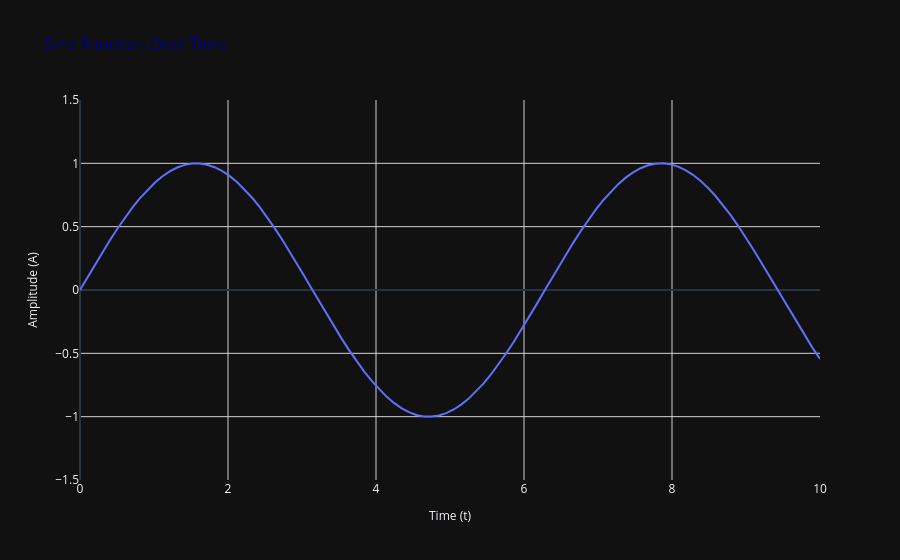

Here is the notebook cell this chart was saved with:
### Markdown cell above
# Customizing and Labeling the Plot

Adding titles, axis labels, and legends to improve plot readability.

### Code cell
# Data
x = np.linspace(0, 10, 100)
y = np.sin(x)

# Draw the plot
fig = px.line(
    x=x,
    y=y,
    title="Sine Function Over Time",
    labels={"x": "Time (t)", "y": "Amplitude (A)"},
)

# 1. Customize title and axis labels
fig.update_layout(
    title=dict(text="Sine Function Over Time", font=dict(size=16, color="darkblue")),
    xaxis=dict(title="Time (t)", title_font=dict(size=12)),
    yaxis=dict(title="Amplitude (A)", title_font=dict(size=12)),
)

# 2. Add Legend (Managed automatically by Plotly for named traces)
fig.update_layout(legend=dict(x=0, y=1, xanchor="left", yanchor="top"))

# 3. Set Axis Limits
fig.update_xaxes(range=[0, 10])
fig.update_yaxes(range=[-1.5, 1.5])

# 4. Add Grid Lines
fig.update_xaxes(showgrid=True, gridwidth=1, gridcolor="LightGray")
fig.update_yaxes(showgrid=True, gridwidth=1, gridcolor="LightGray")

fig.show()

### Figure 1 — Plotly figure (JSON) as saved in the notebook; plotly's stock layout.template omitted (floating-point values rounded to 4 significant figures)
{"data": [{"hovertemplate": "Time (t)=%{x}<br>Amplitude (A)=%{y}<extra></extra>", "legendgroup": "", "line": {"color": "#636efa", "dash": "solid"}, "marker": {"symbol": "circle"}, "mode": "lines", "name": "", "orientation": "v", "showlegend": false, "x": [0.0, 0.101, 0.202, 0.303, 0.404, 0.5051, 0.6061, 0.7071, 0.8081, 0.9091, 1.01, 1.111, 1.212, 1.313, 1.414, 1.515, 1.616, 1.717, 1.818, 1.919, 2.02, 2.121, 2.222, 2.323, 2.424, 2.525, 2.626, 2.727, 2.828, 2.929, 3.03, 3.131, 3.232, 3.333, 3.434, 3.535, 3.636, 3.737, 3.838, 3.939, 4.04, 4.141, 4.242, 4.343, 4.444, 4.545, 4.646, 4.747, 4.848, 4.949, 5.051, 5.152, 5.253, 5.354, 5.455, 5.556, 5.657, 5.758, 5.859, 5.96, 6.061, 6.162, 6.263, 6.364, 6.465, 6.566, 6.667, 6.768, 6.869, 6.97, 7.071, 7.172, 7.273, 7.374, 7.475, 7.576, 7.677, 7.778, 7.879, 7.98, 8.081, 8.182, 8.283, 8.384, 8.485, 8.586, 8.687, 8.788, 8.889, 8.99, 9.091, 9.192, 9.293, 9.394, 9.495, 9.596, 9.697, 9.798, 9.899, 10.0], "xaxis": "x", "y": [0.0, 0.1008, 0.2006, 0.2984, 0.3931, 0.4839, 0.5696, 0.6496, 0.723, 0.7889, 0.8469, 0.8962, 0.9364, 0.967, 0.9878, 0.9985, 0.999, 0.9893, 0.9696, 0.9399, 0.9007, 0.8523, 0.7952, 0.73, 0.6574, 0.5781, 0.4928, 0.4026, 0.3082, 0.2107, 0.1111, 0.01028, -0.09061, -0.1906, -0.2886, -0.3837, -0.4748, -0.5612, -0.6418, -0.7158, -0.7826, -0.8414, -0.8916, -0.9327, -0.9643, -0.9861, -0.9978, -0.9994, -0.9908, -0.972, -0.9434, -0.9051, -0.8576, -0.8014, -0.737, -0.6651, -0.5864, -0.5017, -0.412, -0.318, -0.2207, -0.1213, -0.02056, 0.08036, 0.1805, 0.2787, 0.3742, 0.4658, 0.5526, 0.6338, 0.7086, 0.7761, 0.8358, 0.8869, 0.9289, 0.9615, 0.9843, 0.9971, 0.9997, 0.9921, 0.9744, 0.9467, 0.9094, 0.8629, 0.8075, 0.7439, 0.6727, 0.5947, 0.5106, 0.4213, 0.3277, 0.2308, 0.1315, 0.03083, -0.07011, -0.1703, -0.2688, -0.3646, -0.4566, -0.544], "yaxis": "y", "type": "scatter"}], "layout": {"xaxis": {"anchor": "y", "domain": [0.0, 1.0], "title": {"text": "Time (t)", "font": {"size": 12}}, "range": [0, 10], "showgrid": true, "gridwidth": 1, "gridcolor": "LightGray"}, "yaxis": {"anchor": "x", "domain": [0.0, 1.0], "title": {"text": "Amplitude (A)", "font": {"size": 12}}, "range": [-1.5, 1.5], "showgrid": true, "gridwidth": 1, "gridcolor": "LightGray"}, "legend": {"tracegroupgap": 0, "x": 0, "y": 1, "xanchor": "left", "yanchor": "top"}, "title": {"text": "Sine Function Over Time", "font": {"size": 16, "color": "darkblue"}}}}
